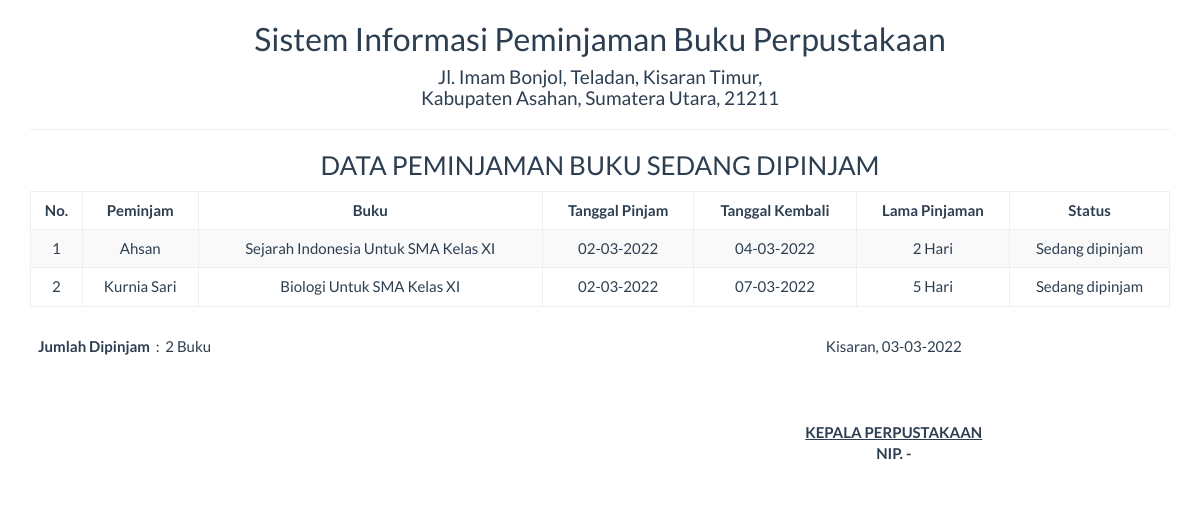
Page /report/peminjaman_dipinjam.php on the committed database.
### tables this page shows
CREATE TABLE `pinjam` (
  `id_pinjam` int(11) NOT NULL,
  `id_anggota` int(11) NOT NULL,
  `id_buku` int(11) NOT NULL,
  `tgl_pinjam` date NOT NULL,
  `tgl_kembali` date NOT NULL,
  `status_pinjam` varchar(20) NOT NULL
);

CREATE TABLE `anggota` (
  `id_anggota` int(11) NOT NULL,
  `nama` varchar(255) DEFAULT NULL,
  `alamat` varchar(255) DEFAULT NULL,
  `status_pekerjaan` varchar(255) DEFAULT NULL,
  `no_telpon` varchar(20) DEFAULT NULL
);

CREATE TABLE `buku` (
  `id_buku` int(11) NOT NULL,
  `judul` varchar(255) DEFAULT NULL,
  `pengarang` varchar(255) DEFAULT NULL,
  `penerbit` varchar(255) DEFAULT NULL,
  `tahun` varchar(10) DEFAULT NULL,
  `jumlah` int(11) DEFAULT NULL
);

### report/peminjaman_dipinjam.php (the view, shortened to what this page needs)
<!DOCTYPE html>
<html>
    <head>
        <link href="../Assets/css/bootstrap.min.css" rel="stylesheet" type="text/css"/>
    </head>
    <body onload="print()">
        <?php
        include '../config/koneksi.php';
        ?>
        <div class="container">
            <div class='row'>
                <div class="col-sm-12">
                    <div class="text-center">
                        <h2>Sistem Informasi Peminjaman Buku Perpustakaan </h2>
                        <h4>Jl. Imam Bonjol, Teladan, Kisaran Timur, <br> Kabupaten Asahan, Sumatera Utara, 21211</h4>
                        <hr>
                        <h3>DATA PEMINJAMAN BUKU SEDANG DIPINJAM</h3>
                        <table id="dtskripsi" class="table table-bordered table-striped table-hover">
                            <thead>
                                <tr>
                                    <th><center>No.</center></th>
                                    <th><center>Peminjam</center></th>
                                    <th><center>Buku</center></th>
                                    <th><center>Tanggal Pinjam</center></th>
                                    <th><center>Tanggal Kembali</center></th>
                                    <th><center>Lama Pinjaman</center></th>
                                    <th><center>Status</center></th>
                                </tr>
                            </thead>
                            <tbody>
                                <?php
                                $sql = "SELECT * FROM pinjam JOIN anggota ON pinjam.id_anggota=anggota.id_anggota JOIN buku ON pinjam.id_buku=buku.id_buku WHERE status_pinjam='Sedang dipinjam'";
                                $query = mysqli_query($koneksi, $sql) or die("SQL Anda Salah");
                                $nomor = 0;
                                while ($data = mysqli_fetch_array($query)) {
                                    $nomor++;
                                    $lama = date_diff(date_create($data['tgl_pinjam']), date_create($data['tgl_kembali']));
                                    ?>
                                    <tr>
                                        <td><?= $nomor ?></td>
                                        <td><?= $data['nama'] ?></td>
                                        <td><?= $data['judul'] ?></td>
                                        <td><?= date('d-m-Y', strtotime($data['tgl_pinjam'])) ?></td>
                                        <td><?= date('d-m-Y', strtotime($data['tgl_kembali'])) ?></td>
                                        <td><?= $lama->days ?> Hari</td>
                                        <td><?= $data['status_pinjam'] ?></td>
                                    </tr>
                                <?php } ?>
                            </tbody>
                        </table>
                        <table class="table">
                                <tbody>
                                    <tr>
                                        <td>
                                            <table>
                                                <?php
                                                    $sql3 = "SELECT status_pinjam FROM pinjam WHERE status_pinjam='Sedang dipinjam'";
                                                    $query3 = mysqli_query($koneksi, $sql3) or die("SQL Anda Salah");
                                                    $total1 = mysqli_num_rows($query3);
                                                ?>
                                                <tr>
                                                    <th>Jumlah Dipinjam</th><td>&nbsp;  : &nbsp;</td><td> <?= $total1 ?> Buku</td>
                                                </tr>
                                            </table>
                                        </td>
                                        <td></td>
                                        <td>
                                            <div class="text-center">
                                                Kisaran,  <?= date("d-m-Y") ?>
                                                <br><br><br><br>
                                                <u><strong>KEPALA PERPUSTAKAAN<strong></u><br>
                                                NIP. -
                                            </div>
                                        </td>
                                    </tr>
                                </tbody>
                        </table>
                    </div>
                </div>
            </div>
    </body>
</html>

### rows in the picture
pinjam: id_anggota.nama "Ahsan", id_buku.judul "Sejarah Indonesia Untuk SMA Kelas XI", tgl_pinjam "02-03-2022", tgl_kembali "04-03-2022", tgl_pinjam+tgl_kembali "2", status_pinjam "Sedang dipinjam"
pinjam: id_anggota.nama "Kurnia Sari", id_buku.judul "Biologi Untuk SMA Kelas XI", tgl_pinjam "02-03-2022", tgl_kembali "07-03-2022", tgl_pinjam+tgl_kembali "5", status_pinjam "Sedang dipinjam"

### other values in the picture
$total1 "2"
